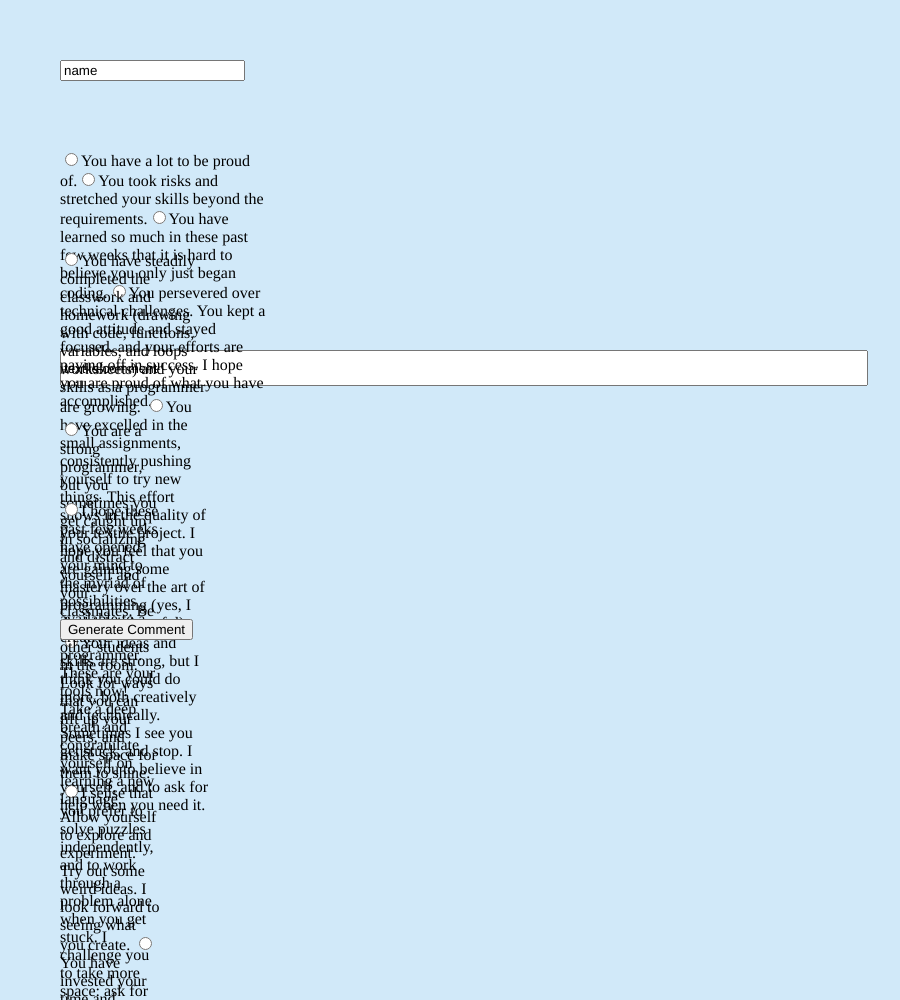
Frame 1 (no input)
Frame 60 (no input): identical to frame 1, image omitted
Frame 120 (the mouse pressed at the canvas centre since frame 60): identical to frame 1, image omitted

The p5.js sketch that drew this single still picture (run headless with seeded random() and noise() and a simulated clock; from frame 60 on, the mouse is pressed at the canvas centre):

// p5.js sketch
// ── sketch.js

// text box input variables
var studentName = "name";
var textileGrade;
var improvements;

//congratulations randomizer
var congratulations;
var achievements = ["achievements", "work", "progress", "learning", "adventures"];

//radio button input variables
var radio;
var progress;
var space;
var closing;

//radio button storage variables
  var goodJob;
  var report1;
  var changes;
   var takemake;

//generate button
var button;


function setup() {


//create canvas section
  createCanvas(900, 1000);

// //name box
   var name = createInput('name');
   name.input(myInputEvent);
   name.position(60,60);

// textile comment box
   var textile = createInput('textile comment');
   textile.input(textileComment);
   textile.position(60,350);
   textile.size(800,30);

 // something to work on comment box
    // var improve = createInput('take space or make space? ');
    // improve.input(improveComment);
    // improve.position(60,450);
    // improve.size(800,30);


  congratulate();

  radio = createRadio();
  radio.option('Be proud of your hard work!', "You have a lot to be proud of.");
  radio.option('You pushed yourself beyond', "You took risks and stretched your skills beyond the requirements.");
  radio.option('You learned so much already', "You have learned so much in these past few weeks that it is hard to believe you only just began coding.");
  radio.option('You persevered ', "You persevered over technical challenges. You kept a good attitude and stayed focused, and your efforts are paying off in success. I hope you are proud of what you have accomplished. ");
  radio.style('width', '210px');
  radio.position(60,150);

  progress = createRadio();
  progress.option('steady completion', "You have steadily completed the classwork and homework (drawing with code, functions, variables, and loops worksheets) and your skills as a programmer are growing. ");
  progress.option('you have excelled', "You have excelled in the small assignments, consistently pushing yourself to try new things. This effort shows in the quality of your textile project. I hope you feel that you are gaining some mastery over the art of programming (yes, I do think it is artful). ");
  progress.option('scraping by', "Your ideas and skills are strong, but I think you could do more, both creatively and technically. Sometimes I see you get stuck, and stop. I want you to believe in yourself, and to ask for help when you need it. ");
  progress.style('width', '150px');
  progress.position(60,250);

  space = createRadio();
  space.option('Make space', "You are a strong programmer, but you sometimes you get caught up in socializing and distract yourself and your classmates. Be mindful of the other students in the room. Look for ways that you can lift up your peers, and make space for them to shine.");
  space.option('Take space', "I sense that you prefer to solve puzzles independently, and to work through a problem alone when you get stuck. I challenge you to take more space: ask for help when you need it, and share your process with the group. Your classmates can learn a lot from collaborating with you. ");
  space.option('You rock ', "You have been a supportive collaborator, drawing out your classmates and encouraging them to shine. You also modeled focus and resilience in your ability to work independently through a challenging puzzle. These are skills that will serve you throughout your academic career. ");
  space.style('width', '100px');
  space.position(60,420);


  closing = createRadio();
  closing.option('keep it up   ', "I hope these past few weeks have opened your mind to the myriad of possibilities available to a  creative programmer. These are your tools now! Take a deep breath and congratulate yourself on learning a new language. Allow yourself to explore and experiment. Try out some weird ideas. I look forward to seeing what you create. ");
  closing.option('invest more  ', "You have invested your time and energy in learning the foundational skills of writing software. It takes discipline to learn these tools, but once you have them, you can make work that you genuinely care about. I hope that you are now excited about what you can do with code. In the second half of the semester, I want to see you take ownership of your work. Treat these projects as something that you are doing for yourself, not for a class. I look forward to seeing what you create!");
  closing.option('be patient', "You have wildly creative ideas that at the moment are surpassing your technical skills. That's actually a great problem to have (imagine if it was the other way around)! Be patient with the process of learning programming. It takes time and it can be humbling, but when you get something to work, the power is extraordinary.");
  closing.style('width', '100px');
  closing.position(60,500);


  button = createButton('Generate Comment');
  button.position(60, 619);
  button.mousePressed(generateComment);



}

function draw() {
  background(209, 233, 249);
  stroke(255);

  affirmation();


  progress1();

   makeSpace();

  closingStatement();

}


function myInputEvent(){
  studentName = this.value();
//  console.log(studentName, ',');

}

function textileComment(){
  textileGrade = this.value();
//  console.log(textileGrade,',');

}

function improveComment(){
  improvements = this.value();
//  console.log(this.value(),',');

}

function congratulate(){

  congratulations = "Congratulations on your "+ achievements[int(random(0, achievements.length))] + " in Computing class thus far.";
//  congratulations.position(60, 100);

}

function affirmation(){

   goodJob = radio.value();


}

function progress1(){

  report1 = progress.value();


}

function makeSpace(){

  takemake = space.value();
}

function closingStatement(){

 changes = closing.value();
  // if (doIt) {
  //   console.log(doIt);
  // }

}

function generateComment() {
  console.log(studentName, congratulations, goodJob, report1, textileGrade, takemake, changes);
}
